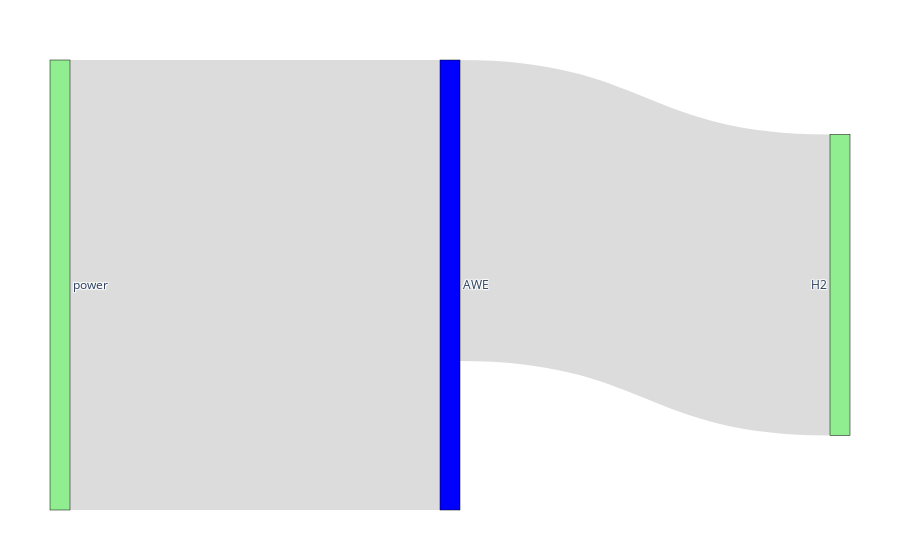

Write notebook code for a chart like this one.
### Markdown cell above
We can visualize the balance of resource by using the "vivi_sankey" function

### Code cell
vivi_sankey(alk)

### Figure 1 — Plotly figure (JSON) as saved in the notebook; plotly's stock layout.template omitted (floating-point values rounded to 4 significant figures)
{"data": [{"link": {"color": ["rgba(186,186,186,0.5)", "rgba(186,186,186,0.5)", "rgba(255,129,127,0.5)", "rgba(255,129,127,0.5)"], "source": [1, 0, 3, 0], "target": [0, 2, 0, 3], "value": [10, 6.686, 0, 0]}, "node": {"color": ["blue", "#90EE90", "#90EE90", "#90EE90"], "label": ["AWE", "power", "H2", "Heat network"], "line": {"color": "black", "width": 0.5}, "pad": 15, "thickness": 20}, "type": "sankey"}], "layout": {"margin": {"b": 50, "l": 50, "r": 50, "t": 60}}}
